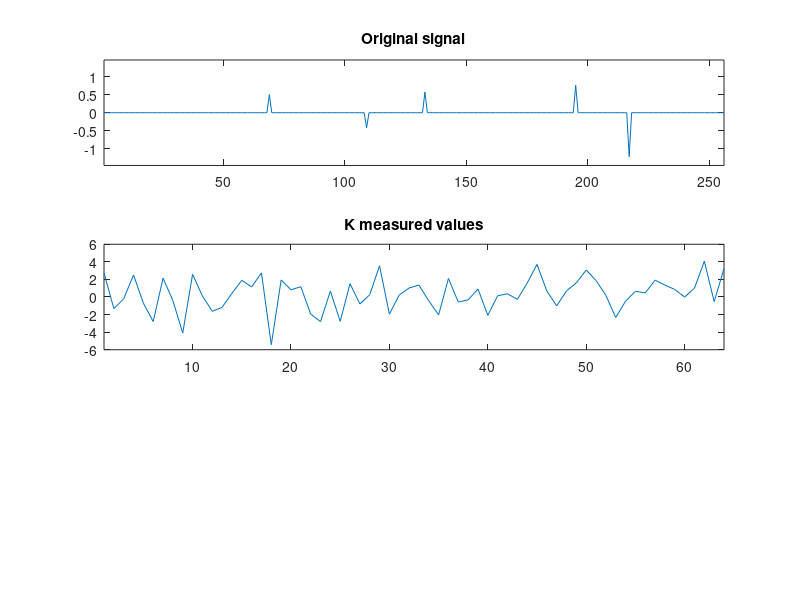

The MATLAB source for this figure: (Note: this script raises an error after producing the figure.)
addpath('l1magic-1.11/l1magic/Optimization');
% Initialize constants and variables
rng(0);                 % set RNG seed
N = 256;                % length of signal
P = 5;                  % number of non-zero peaks
K = 64;                 % number of measurements to take (N < L)
x = zeros(N,1);         % original signal (P-sparse)

% Generate signal with P randomly spread values
peaks = randperm(N);
peaks = peaks(1:P);
x(peaks) = randn(1, P);
amp = 1.2*max(abs(x));
figure; subplot(3,1,1); plot(x); title('Original signal'); xlim([1 N]); ylim([-amp amp]);

% Obtain K measurements
A = randn(K, N);
y = A*x;
subplot(3,1,2); plot(y); title('K measured values'); xlim([1 K]);

% Perform Compressed Sensing recovery
x0 = A.'*y;
xp = l1eq_pd(x0, A, [], y);
subplot(3,1,3); plot(real(xp)); title('Recovered signal'); xlim([1 N]); ylim([-amp amp]);

